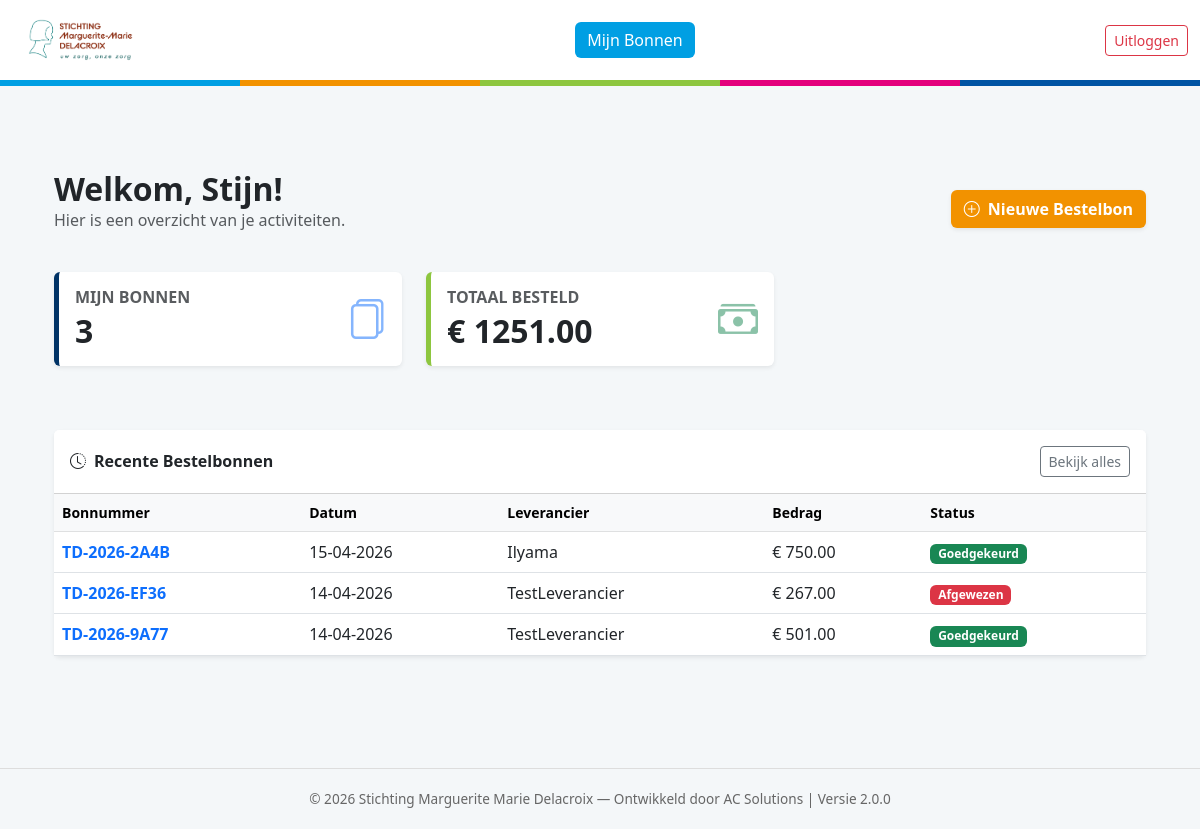
The app's page /dashboard (signed in), older data.
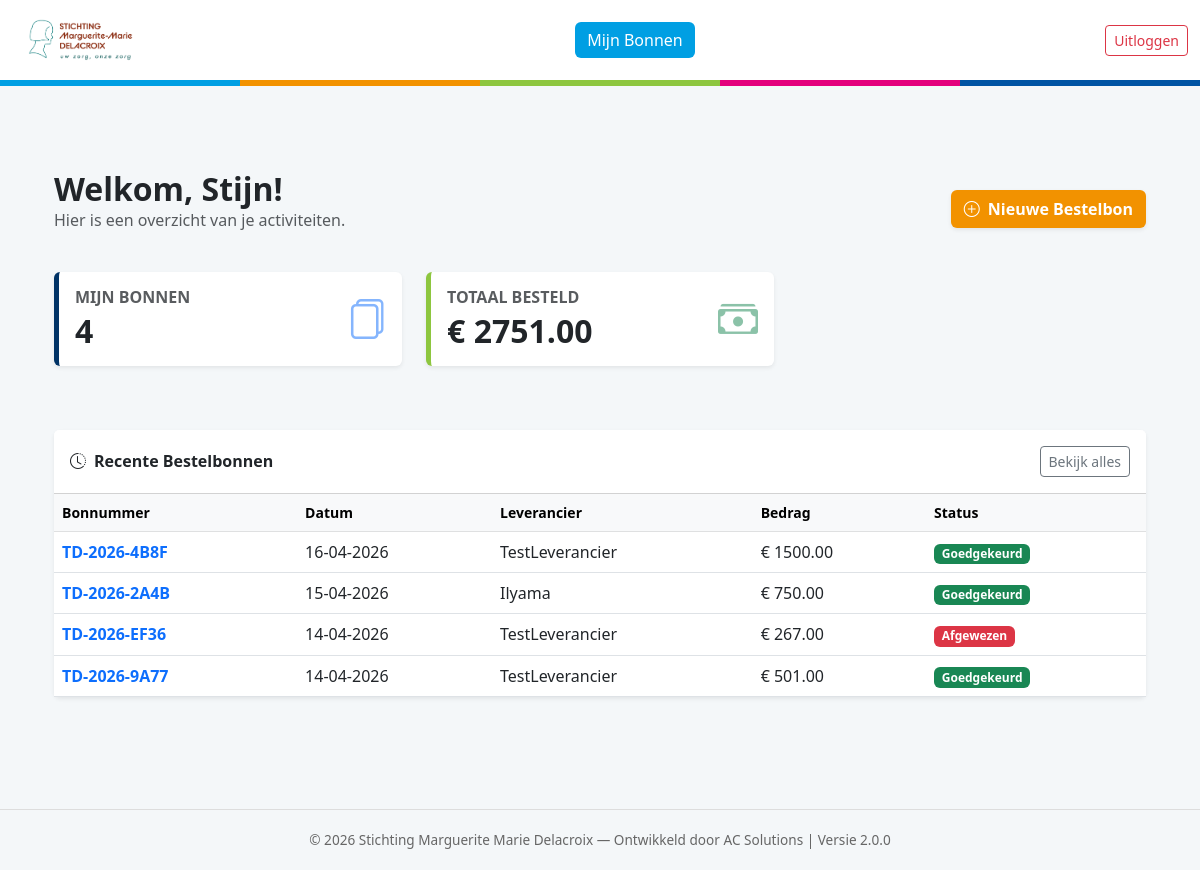
The same page, newer data.
### models.py (models this page shows)
class Order(db.Model):
    id = db.Column(db.Integer, primary_key=True)
    order_number = db.Column(db.String(50), unique=True)
    created_at = db.Column(db.DateTime, default=datetime.utcnow)
    status = db.Column(db.String(30), default='Concept')
    reference = db.Column(db.String(200))
    total_amount = db.Column(db.Float, default=0.0)
    user_id = db.Column(db.Integer, db.ForeignKey('user.id'))
    supplier_id = db.Column(db.Integer, db.ForeignKey('supplier.id'))
    attachment_filename = db.Column(db.String(255))
    rejection_reason = db.Column(db.Text)
    notify_on_update = db.Column(db.Boolean, default=True)
    notification_type = db.Column(db.String(20), default='Final')
    bo_approval_code = db.Column(db.String(50))
    bo_approval_date = db.Column(db.DateTime)
    bo_name = db.Column(db.String(100))
    dir_approval_code = db.Column(db.String(50))
    dir_approval_date = db.Column(db.DateTime)
    dir_name = db.Column(db.String(100))
    supplier = db.relationship('Supplier', backref='orders', lazy=True)
    lines = db.relationship('OrderLine', backref='order', lazy=True)
    attachments = db.relationship('Attachment', backref='order', lazy=True)

class Supplier(db.Model):
    id = db.Column(db.Integer, primary_key=True)
    name = db.Column(db.String(100), unique=True, nullable=False)
    street = db.Column(db.String(100))
    house_number = db.Column(db.String(10))
    zip_code = db.Column(db.String(20))
    city = db.Column(db.String(100))
    country = db.Column(db.String(100), default="België")
    vat_number = db.Column(db.String(20))
    email = db.Column(db.String(120), nullable=True)

### app.py (the view, shortened to what this page needs)
@app.route('/dashboard')
@login_required
def dashboard():
    auto_escalate_stale_orders()
    my_orders_count = Order.query.filter_by(user_id=current_user.id).count()
    my_total_spent = db.session.query(func.sum(Order.total_amount)).filter(
        Order.user_id == current_user.id, Order.status.not_in(['Concept', 'Afgewezen'])
    ).scalar() or 0.0
    pending_approvals = 0
    if current_user.role == 'Admin':
        pending_approvals = Order.query.filter(Order.status.in_(['Wachten op BO', 'Wachten op Directie'])).count()
    elif current_user.role == 'BO':
        pending_approvals = Order.query.join(User).filter(
            User.department_id == current_user.department_id,
            Order.status == 'Wachten op BO', Order.user_id != current_user.id
        ).count()
    recent_orders = Order.query.filter_by(user_id=current_user.id).order_by(Order.created_at.desc()).limit(5).all()
    return render_template('dashboard.html', **locals())

### app.py (called while the page is built)
@login_manager.user_loader
def load_user(user_id):
    return User.query.get(int(user_id))

def auto_escalate_stale_orders():
    grens_datum = datetime.utcnow() - timedelta(days=5)
    stale_orders = Order.query.filter(Order.status == 'Wachten op BO', Order.created_at <= grens_datum).all()
    for order in stale_orders:
        order.status = 'Wachten op Directie'
        order.bo_approval_code = 'AUTO_PUSH'
    if stale_orders: db.session.commit()

### templates/dashboard.html (shortened to what the changed rows need)
{% extends "base.html" %}
{% block content %}
<div class="container pb-5">
    <div class="d-flex justify-content-between align-items-center mb-4">
        <div>
            <h2 class="fw-bold text-dark mb-0">Welkom, {{ current_user.username }}!</h2>
        </div>
    </div>
    <div class="row mb-5">
        <div class="col-md-4 mb-3">
            <div class="card shadow-sm border-0 h-100" style="border-left: 5px solid #003366 !important;">
                <div class="card-body">
                    <div class="d-flex justify-content-between align-items-center">
                        <div>
                            <h6 class="text-muted text-uppercase fw-bold mb-1">Mijn Bonnen</h6>
                            <h2 class="fw-bold mb-0 text-dark">{{ my_orders_count }}</h2>
                        </div>
                    </div>
                </div>
            </div>
        </div>
        <div class="col-md-4 mb-3">
            <div class="card shadow-sm border-0 h-100" style="border-left: 5px solid #8dc63f !important;">
                <div class="card-body">
                    <div class="d-flex justify-content-between align-items-center">
                        <div>
                            <h6 class="text-muted text-uppercase fw-bold mb-1">Totaal Besteld</h6>
                            <h2 class="fw-bold mb-0 text-dark">€ {{"%.2f"|format(my_total_spent)}}</h2>
                        </div>
                    </div>
                </div>
            </div>
        </div>
    </div>
    <div class="card shadow-sm border-0">
        <div class="card-body p-0">
            {% if recent_orders %}
            <div class="table-responsive">
                <table class="table table-hover align-middle mb-0">
                    <thead class="table-light small">
                        <tr>
                            <th>Bonnummer</th>
                            <th>Datum</th>
                            <th>Leverancier</th>
                            <th>Bedrag</th>
                            <th>Status</th>
                        </tr>
                    </thead>
                    <tbody>
                        {% for order in recent_orders %}
                        <tr style="cursor: pointer;" onclick="window.location='{{ url_for('order_detail', order_id=order.id) }}'">
                            <td class="fw-bold text-primary">{{ order.order_number }}</td>
                            <td>{{ order.created_at.strftime('%d-%m-%Y') }}</td>
                            <td>{{ order.supplier.name }}</td>
                            <td>€ {{"%.2f"|format(order.total_amount)}}</td>
                            <td>
                                {% if order.status == 'Concept' %}
                                    <span class="badge bg-secondary">Concept</span>
                                {% elif order.status == 'Goedgekeurd' %}
                                    <span class="badge bg-success">Goedgekeurd</span>
                                {% elif order.status == 'Afgewezen' %}
                                    <span class="badge bg-danger">Afgewezen</span>
                                {% else %}
                                    <span class="badge bg-warning text-dark"><i class="bi bi-hourglass-split me-1"></i>{{ order.status }}</span>
                                {% endif %}
                            </td>
                        </tr>
                        {% endfor %}
                    </tbody>
                </table>
            </div>
            {% else %}
            <div class="p-5 text-center text-muted">
                <i class="bi bi-inbox fs-1 d-block mb-3"></i>
                Je hebt nog geen bestelbonnen aangemaakt.
            </div>
            {% endif %}
        </div>
    </div>
</div>
{% endblock %}

Row changes from the older to the newer data that the page shows:
added Order: order_number "TD-2026-4B8F", created_at "16-04-2026", supplier.name "TestLeverancier", total_amount "1500.00", status "Goedgekeurd"
Text that changed along with them:
{{ my_orders_count }}: "3" → "4"
{{ "%.2f"|format(my_total_spent) }}: "1251.00" → "2751.00"
